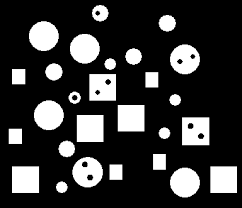
#> input picture morph/test.png, 242 x 208 px, given in place of the camera
$ python main.py
#> lines starting #> are read from the running program, lines starting #| are printed output that depends on the picture; after the words box and inside, x2 and y2 are one past the last pixel; in counts of white or black regions, pixels touching at a corner belong together
# [451 lines of commented-out code are left out]


import cv2
import numpy as np

def main():
    # Open the default camera (camera index 0)
    cap = cv2.VideoCapture(0, cv2.CAP_DSHOW)
    T = None

    if not cap.isOpened():
        print('Error: Could not open the camera.')
        return -1

    while True:
        # Read a frame from the camera
        ret, frame = cap.read()
#> frame is the input picture: shape (208, 242, 3); min 0, max 255, mean 55.2

        if not ret:
            print('Error: Could not read a frame.')
            break

        # Convert the frame to grayscale
        gray = cv2.cvtColor(frame, cv2.COLOR_BGR2GRAY)

        # Apply Gaussian blur to reduce noise
        blurred = cv2.GaussianBlur(gray, (5, 5), 0)
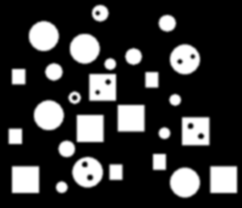
#> blurred: shape (208, 242); min 0, max 255, mean 55.2

        # Apply Canny edge detection
        edges = cv2.Canny(blurred, 50, 150)
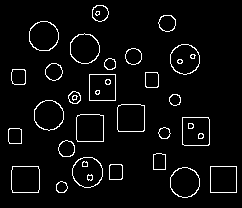
#> edges: shape (208, 242); 4.5% white in thin lines or dots, all inside (x1, y1, x2, y2) = (8, 5, 237, 198)

        # Find contours in the edges
        contours, _ = cv2.findContours(edges, cv2.RETR_EXTERNAL, cv2.CHAIN_APPROX_SIMPLE)
#> contours = 27 contours; largest, box (x1, y1, x2, y2) and area: (182, 117, 210, 146) 752, (72, 157, 103, 188) 726, (76, 114, 104, 142) 719, (117, 104, 145, 132) 718, (11, 166, 40, 193) 717

        if T is None:
            largest_area = 0
            largest_contour = None

            for contour in contours:
                # Calculate the area of the contour
                area = cv2.contourArea(contour)

                if area > largest_area:
                    largest_area = area
                    largest_contour = contour
#> this loop made 27 passes
#> (area, largest_area) on passes 1, 2, 4, 6, 11: (99.5, 99.5), (700, 700), (717, 717), (726.5, 726.5), (752.5, 752.5)
#> area on passes 5, 7, 8, 9, 10, 12: 193.5, 186, 211, 191.5, 101, 719
#> after the loop, largest_area = 752.5; largest_contour = contour of 9 points, box (x1, y1, x2, y2) (182, 117, 210, 146), area 752

            if largest_contour is not None:
                # Approximate the largest contour with a polygon
                epsilon = 0.04 * cv2.arcLength(largest_contour, True)
#> epsilon = 4.33
                approx = cv2.approxPolyDP(largest_contour, epsilon, True)
#> approx = [[182, 117], [182, 144], [208, 145], [208, 117]]

                # If the largest contour has 4 vertices, it's likely a rectangle
                if len(approx) == 4:
                    # Get the perspective transform
                    pts1 = np.float32(approx)
#> pts1 = [[182, 117], [182, 144], [208, 145], [208, 117]]
                    pts2 = np.float32([[0, 0], [500, 0], [500, 500], [0, 500]])  # Define the target rectangle
                    T = cv2.getPerspectiveTransform(pts1, pts2)
#> T = [[-6.83e-16, 25, -2925], [26.92, 0, -4900], [0.00192, 0, 1]]

        if T is not None:
            transformed_region = cv2.warpPerspective(frame, T, (500, 500))
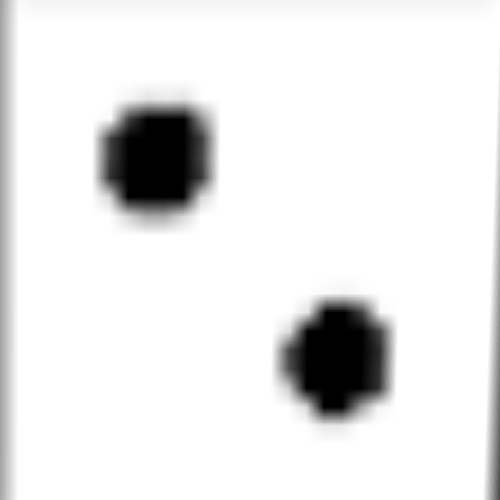
#> transformed_region: shape (500, 500, 3); min 0, max 255, mean 233.1

            cv2.imshow("transformed_region", transformed_region)


        # Show the frame with the largest rectangular contour
        cv2.imshow("Camera Feed with Largest Rectangle", frame)

        # Exit the loop if the 'q' key is pressed
        if cv2.waitKey(1) & 0xFF == ord('q'):
#> (key q is pressed here)
            break

    # Release the camera and close all OpenCV windows
    cap.release()
    cv2.destroyAllWindows()

if __name__ == "__main__":
    main()
